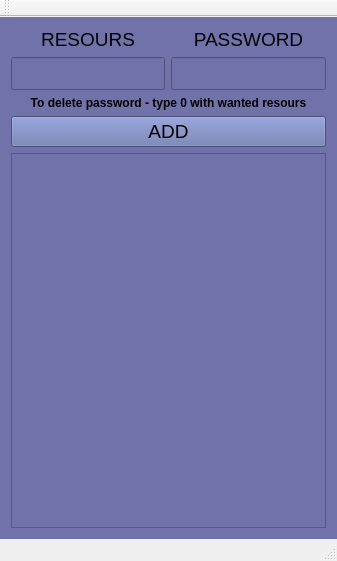
<?xml version="1.0" encoding="UTF-8"?>
<ui version="4.0">
 <class>QtPasswordManagerClass</class>
 <widget class="QMainWindow" name="QtPasswordManagerClass">
  <property name="geometry">
   <rect>
    <x>0</x>
    <y>0</y>
    <width>337</width>
    <height>561</height>
   </rect>
  </property>
  <property name="windowTitle">
   <string>QtPasswordManager</string>
  </property>
  <widget class="QWidget" name="centralWidget">
   <property name="styleSheet">
    <string notr="true">background-color: rgb(114, 114, 170);
</string>
   </property>
   <layout class="QVBoxLayout" name="verticalLayout">
    <item>
     <layout class="QVBoxLayout" name="verticalLayout_3">
      <item>
       <layout class="QHBoxLayout" name="horizontalLayout">
        <item>
         <layout class="QVBoxLayout" name="Resourses">
          <item>
           <widget class="QLabel" name="label_2">
            <property name="font">
             <font>
              <pointsize>14</pointsize>
             </font>
            </property>
            <property name="text">
             <string>RESOURS</string>
            </property>
            <property name="alignment">
             <set>Qt::AlignCenter</set>
            </property>
           </widget>
          </item>
          <item>
           <widget class="QLineEdit" name="PasswordSource">
            <property name="sizePolicy">
             <sizepolicy hsizetype="Expanding" vsizetype="Fixed">
              <horstretch>0</horstretch>
              <verstretch>0</verstretch>
             </sizepolicy>
            </property>
            <property name="minimumSize">
             <size>
              <width>0</width>
              <height>25</height>
             </size>
            </property>
            <property name="font">
             <font>
              <pointsize>16</pointsize>
             </font>
            </property>
           </widget>
          </item>
         </layout>
        </item>
        <item>
         <layout class="QVBoxLayout" name="PasswordsButtons">
          <item>
           <widget class="QLabel" name="label_3">
            <property name="font">
             <font>
              <pointsize>14</pointsize>
             </font>
            </property>
            <property name="autoFillBackground">
             <bool>false</bool>
            </property>
            <property name="text">
             <string>PASSWORD</string>
            </property>
            <property name="alignment">
             <set>Qt::AlignCenter</set>
            </property>
           </widget>
          </item>
          <item>
           <widget class="QLineEdit" name="PasswordItself">
            <property name="enabled">
             <bool>true</bool>
            </property>
            <property name="sizePolicy">
             <sizepolicy hsizetype="Expanding" vsizetype="Fixed">
              <horstretch>0</horstretch>
              <verstretch>0</verstretch>
             </sizepolicy>
            </property>
            <property name="minimumSize">
             <size>
              <width>0</width>
              <height>25</height>
             </size>
            </property>
            <property name="font">
             <font>
              <pointsize>16</pointsize>
             </font>
            </property>
            <property name="autoFillBackground">
             <bool>false</bool>
            </property>
           </widget>
          </item>
         </layout>
        </item>
       </layout>
      </item>
      <item>
       <widget class="QLabel" name="label">
        <property name="font">
         <font>
          <pointsize>9</pointsize>
          <weight>75</weight>
          <bold>true</bold>
         </font>
        </property>
        <property name="text">
         <string>To delete password - type 0 with wanted resours</string>
        </property>
        <property name="alignment">
         <set>Qt::AlignCenter</set>
        </property>
       </widget>
      </item>
      <item>
       <widget class="QPushButton" name="WritingPasswordButton">
        <property name="sizePolicy">
         <sizepolicy hsizetype="Preferred" vsizetype="Fixed">
          <horstretch>0</horstretch>
          <verstretch>0</verstretch>
         </sizepolicy>
        </property>
        <property name="font">
         <font>
          <pointsize>14</pointsize>
         </font>
        </property>
        <property name="styleSheet">
         <string notr="true">background-color: rgb(100, 114, 170);</string>
        </property>
        <property name="text">
         <string>ADD</string>
        </property>
       </widget>
      </item>
      <item>
       <widget class="QScrollArea" name="scrollArea">
        <property name="styleSheet">
         <string notr="true">QScrollBar:vertical 
{
	boder: none;
	widht: 14px;
	background-color: rgb(86, 86, 129);
	boder-radious: 0px;
}

QScrollBar::handle:vertical:hover
{
	
	background-color: rgb(255, 106, 146);
}
</string>
        </property>
        <property name="verticalScrollBarPolicy">
         <enum>Qt::ScrollBarAsNeeded</enum>
        </property>
        <property name="widgetResizable">
         <bool>true</bool>
        </property>
        <widget class="QWidget" name="scrollAreaWidgetContents">
         <property name="geometry">
          <rect>
           <x>0</x>
           <y>0</y>
           <width>315</width>
           <height>359</height>
          </rect>
         </property>
        </widget>
       </widget>
      </item>
     </layout>
    </item>
   </layout>
  </widget>
  <widget class="QMenuBar" name="menuBar">
   <property name="geometry">
    <rect>
     <x>0</x>
     <y>0</y>
     <width>337</width>
     <height>21</height>
    </rect>
   </property>
  </widget>
  <widget class="QToolBar" name="mainToolBar">
   <attribute name="toolBarArea">
    <enum>TopToolBarArea</enum>
   </attribute>
   <attribute name="toolBarBreak">
    <bool>false</bool>
   </attribute>
  </widget>
  <widget class="QStatusBar" name="statusBar"/>
 </widget>
 <layoutdefault spacing="6" margin="11"/>
 <resources>
  <include location="QtPasswordManager.qrc"/>
 </resources>
 <connections/>
</ui>
